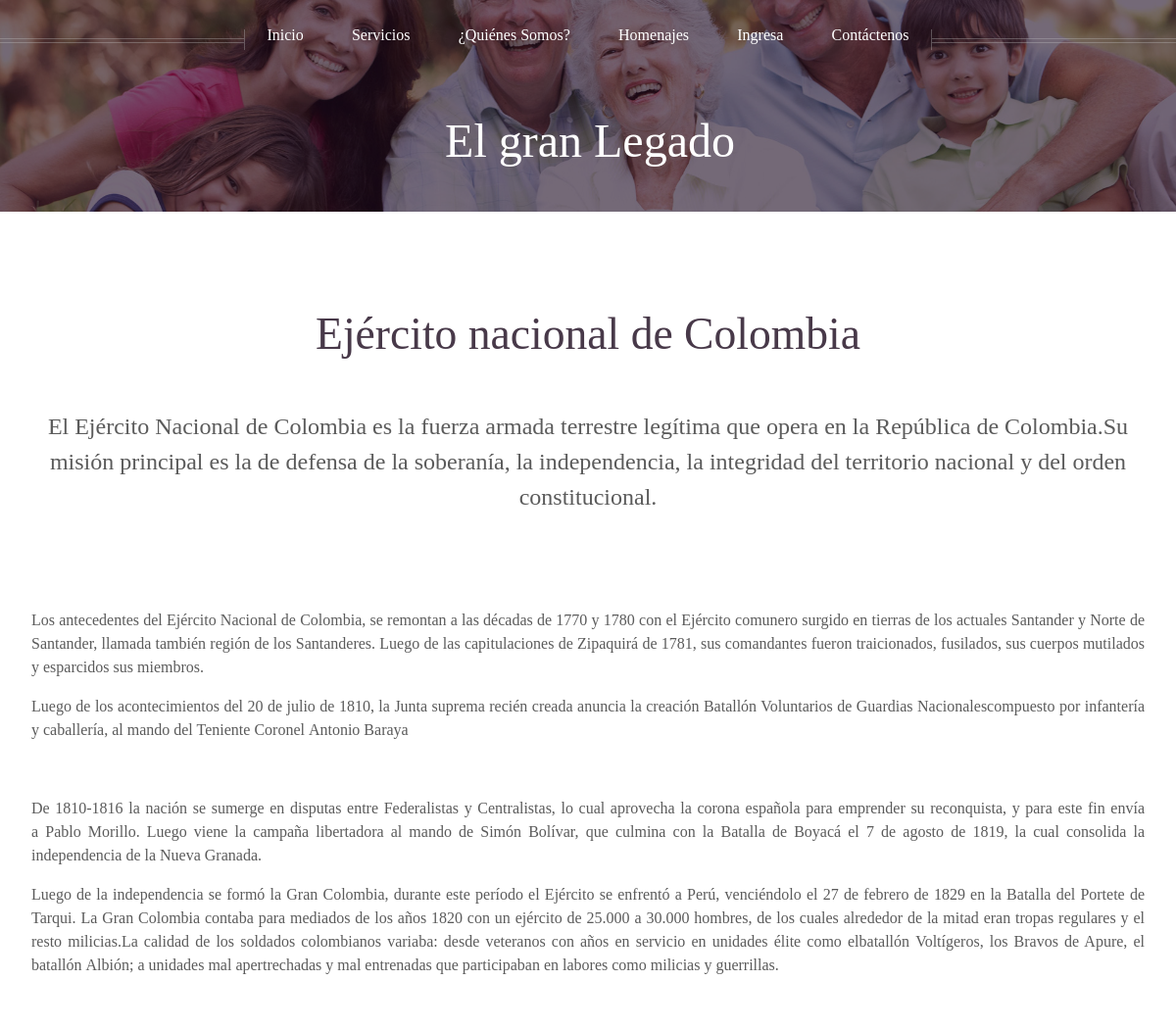
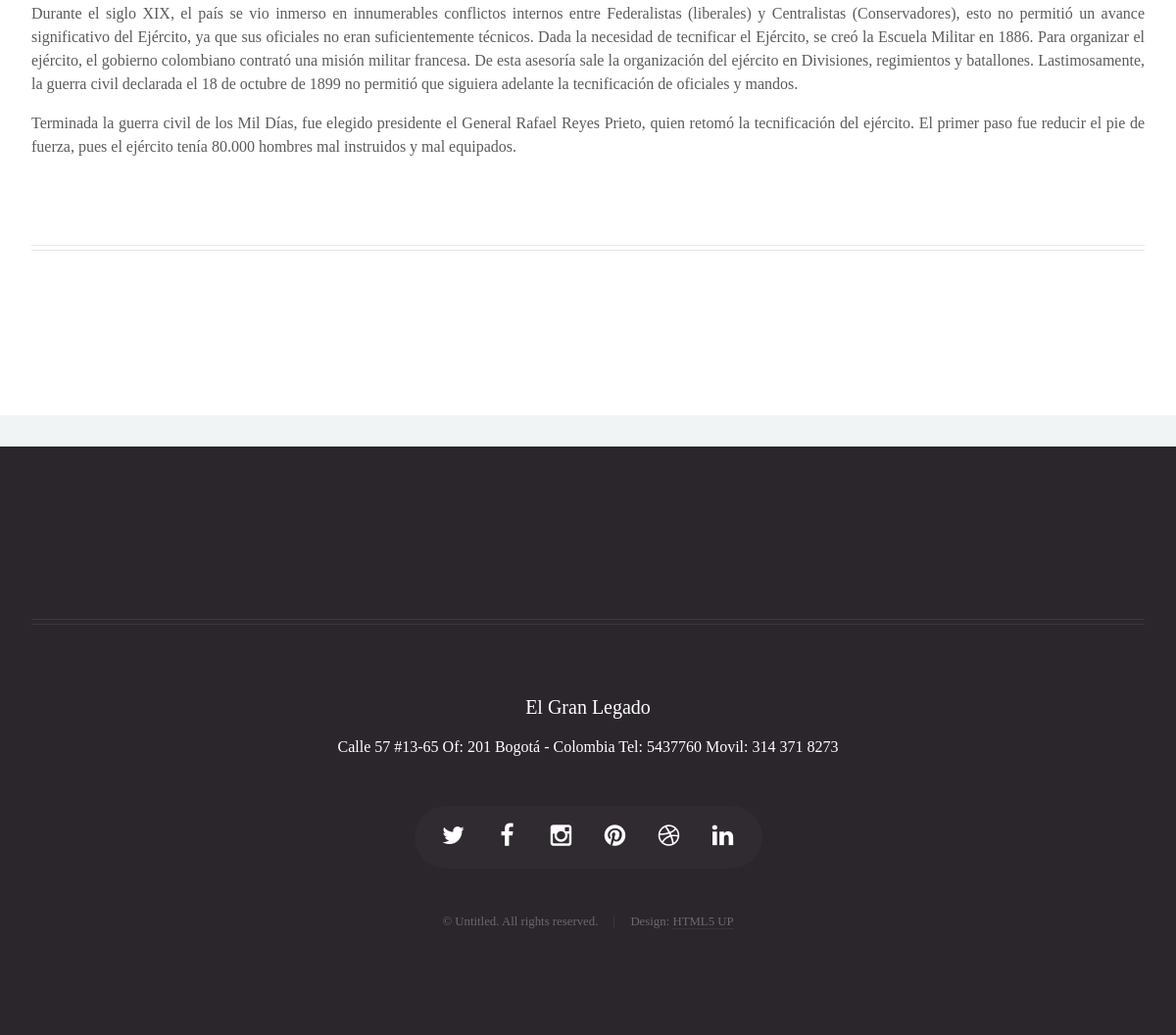
The page /ejercito/1 on the database its author committed (2 pictures, top to bottom).
### legado/models.py (models this page shows, shortened)
class EjercitoMilitar(models.Model):
    nombre = models.CharField(max_length=100, verbose_name='Nombre')
    resumen =RichTextField(verbose_name='Resumen')
    texto = RichTextField(verbose_name='Texto')
    imagen = ProcessedImageField(upload_to='img/ejercitomilitar',processors=[ResizeToFit(427, 285)],format='JPEG',options={'quality': 60})

### legado/views.py (the view)
# urls.py: url(r'^ejercito/(?P<id>\d+)$','EjercitoIndex', name='ejercito'),
def EjercitoIndex(request, id):
    ejer = EjercitoMilitar.objects.get(id=id)
    return render_to_response('ejercito.html', locals(), context_instance=RequestContext(request))

### legado/context_processors.py (called while the page is built)
def mostrarfrase(request):
    return {'frase':choice(frases)}

### legado/templates/ejercito.html
{%extends "base.html"%}
{% block Content %}
	<body class="no-sidebar">
		<div id="page-wrapper">
				<div id="header" >
						<div class="inner">
							<header>
								<h1><a href="{% url "inicio" %}" id="logo">El gran Legado</a></h1>
							</header>
						</div>
					{% include 'menu.html' %}
				</div>
				<div class="wrapper style1">
					<div class="container">
						<article id="main" class="special">
							<header>
								<h2><a href="#">{{ ejer.nombre }}</a></h2>
								<p>
									{{ ejer.resumen | safe }}
								</p>
							</header>
                            {% load static from staticfiles %}
							<section>
								<p>
								{{ ejer.texto | safe  }}
								</p>
							</section>
						</article>
						<hr />
					</div>
				</div>
		</div>
	</body>
{% endblock Content %}

### rows shown on the page
EjercitoMilitar: nombre "Ejército nacional de Colombia", resumen "El Ejército Nacional de Colombia es la fuerza armada terrestre legítima que opera en la República de Colombia.Su misión principal es la de defensa de la soberanía, la independencia, la integridad del territorio nacional y del orden constitucional.", texto "Los antecedentes del Ejército Nacional de Colombia, se remontan a las décadas de 1770 y 1780 con el Ejército comunero surgido en tierras de los actuales Santander y Norte de Santander, llamada también región de los Santanderes. Luego de las capitulaciones de Zipaquirá de 1781, sus comandantes fueron traicionados, fusilados, sus cuerpos mutilados y esparcidos sus miembros. Luego de los acontecimientos del 20 de julio de 1810, la Junta suprema recién creada anuncia la creación Batallón Voluntarios de Guardias Nacionalescompuesto por infantería y caballería, al mando del Teniente Coronel Antonio Baraya De 1810-1816 la nación se sumerge en disputas entre Federalistas y Centralistas, lo cual…"
